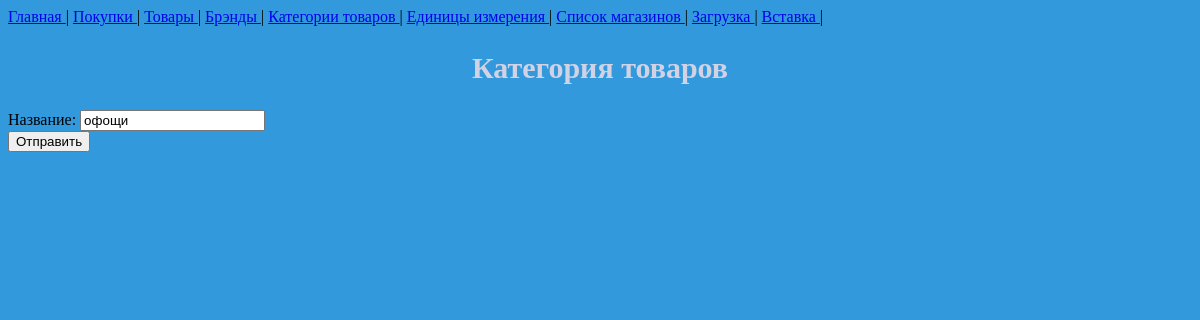
Before: /category/15 with the older database file.
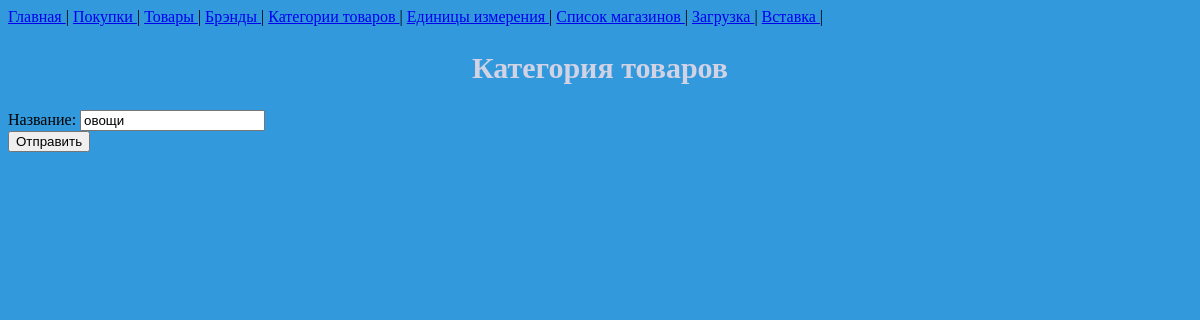
After: the same page with the newer database file.
### buy/models.py (models this page shows, shortened)
class Category(models.Model):
    name = models.CharField(max_length=60)

### buy/views.py (the view)
# urls.py: path('category/<int:pk>', views.UpdateCategory.as_view(), name='update-category'),
class UpdateCategory(UpdateView):
    model = Category
    form_class = CategoryForm
    template_name = 'buy/category.html'
    success_url = '/category'

### buy/forms.py
class CategoryForm(forms.ModelForm):
    class Meta:
        model = Category
        fields = '__all__'
        labels = {
            'name': 'Название'
        }

### buy/templates/buy/category.html (shortened to what this page needs)
{% extends 'buy/base.html' %}
{% block content %}
    {% include 'includes/navbar.html' %}
    <h2> Категория товаров </h2>
    <form method="post">
        {% for field in form %}
            <div class="form-style {% if field.errors %} errors {% endif %} ">
                {{ field.label_tag }}
                {{ field }}
            </div>
        {% endfor %}
        <button type="submit">Отправить</button>
    </form>
{% endblock %}

Changed rows visible on the page:
changed Category: name "офощи" → "овощи"
